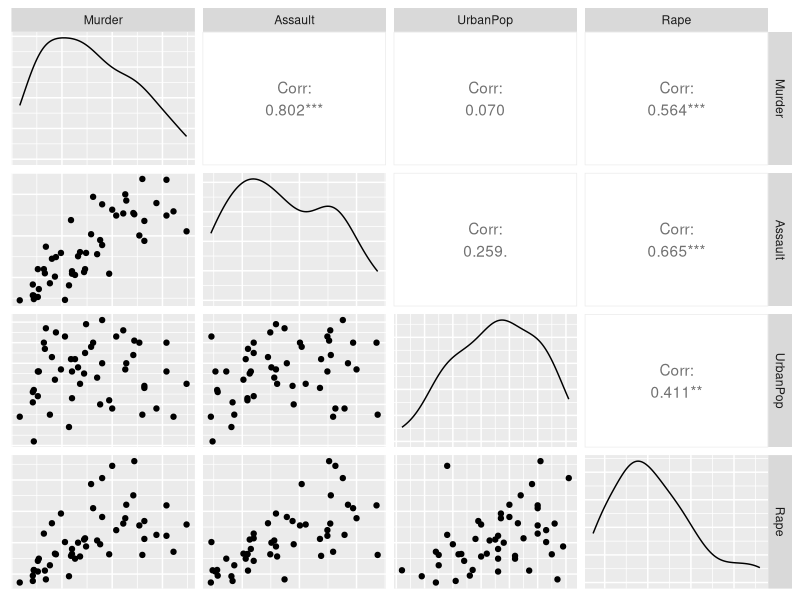
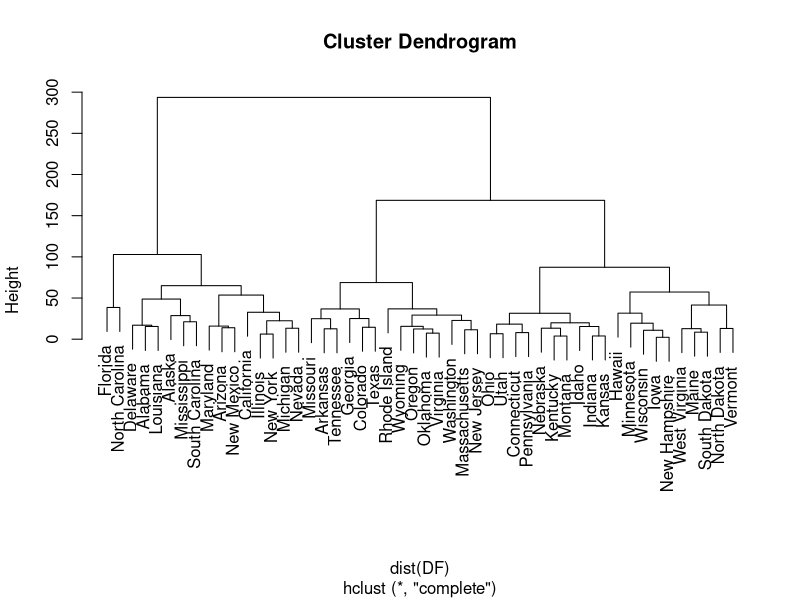
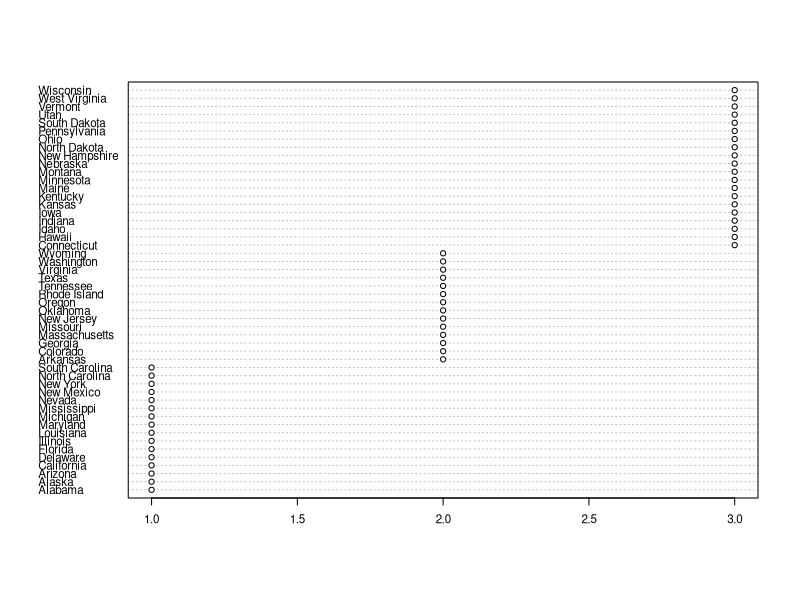
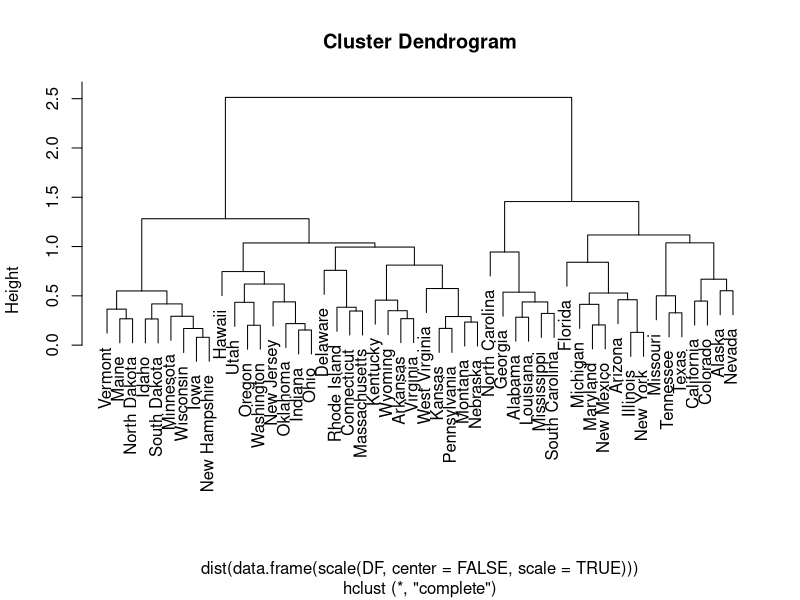
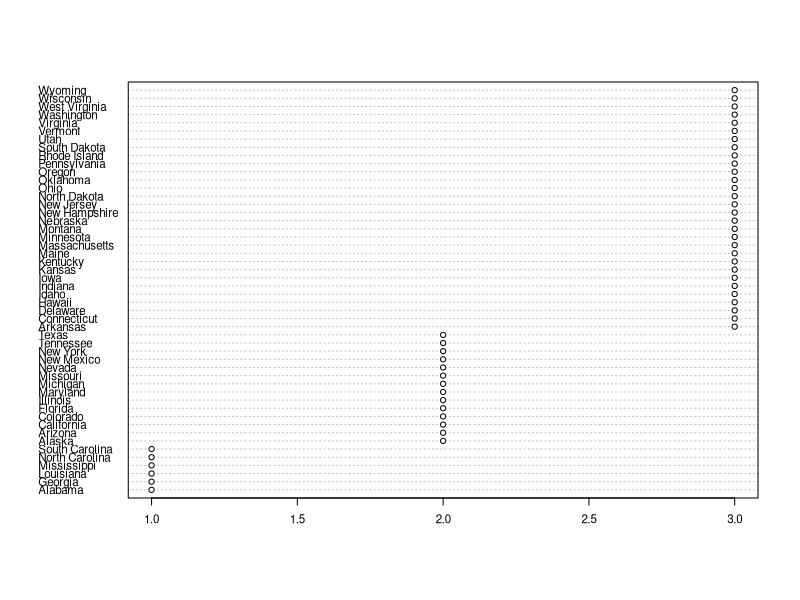
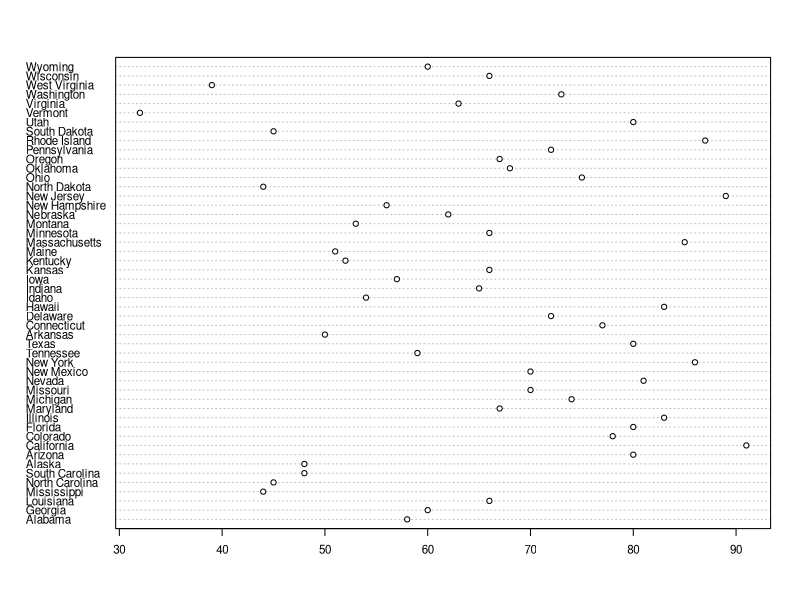

The R source for these figures, in order:
## ---- chunk 1
knitr::opts_chunk$set(echo = TRUE)
knitr::opts_chunk$set(dev = 'pdf')
knitr::opts_chunk$set(cache=TRUE)
knitr::opts_chunk$set(tidy=TRUE)
knitr::opts_chunk$set(prompt=FALSE)
knitr::opts_chunk$set(fig.height=5)
knitr::opts_chunk$set(fig.width=7)
knitr::opts_chunk$set(warning=FALSE)
knitr::opts_chunk$set(message=FALSE)
## ---- chunk 2
rm(list = ls())
set.seed(7)
## ---- chunk 3
attach(USArrests)
DF <- USArrests

library(ggplot2)
require(GGally)
ggpairs(DF) + 
  theme(axis.line=element_blank(),
        axis.text=element_blank(),
        axis.ticks=element_blank())


hc.complete =hclust (dist(DF), method ="complete")
plot(hc.complete)
## ---- chunk 4
cut.hc <- cutree (hc.complete , 3)

results.cut <- data.frame(states = rownames(DF),cluster=cut.hc,UrbanPop=DF$UrbanPop)
results.cut <- results.cut[order(results.cut$cluster),]
dotchart(results.cut$cluster,results.cut$states,cex = 0.7)
## ---- chunk 5
hc.complete.scaled =hclust (dist(data.frame(scale(DF,center = FALSE,scale = TRUE))), method ="complete")
plot(hc.complete.scaled)

cut.hc.scaled <- cutree (hc.complete.scaled , 3)

results.cut.scaled <- data.frame(states = rownames(DF),cluster=cut.hc.scaled,UrbanPop=DF$UrbanPop)
results.cut.scaled <- results.cut.scaled[order(results.cut.scaled$cluster),]
dotchart(results.cut.scaled$cluster,results.cut.scaled$states,cex = 0.7)

## ---- chunk 6
dotchart(results.cut.scaled$UrbanPop,results.cut.scaled$states,cex = 0.7)

# Non Scaled t-test for difference in urban pop between the three clusters
cluster1.urbanpop <- results.cut[results.cut$cluster==1,"UrbanPop"]

cluster2.urbanpop <- results.cut[results.cut$cluster==2,"UrbanPop"]

cluster3.urbanpop <- results.cut[results.cut$cluster==3,"UrbanPop"]

t.test(cluster1.urbanpop,cluster2.urbanpop)

t.test(cluster2.urbanpop,cluster3.urbanpop)

t.test(cluster3.urbanpop,cluster1.urbanpop)

#Scaled t-test for difference in urban pop between the three clusters
cluster1.urbanpop.scaled <- results.cut.scaled[results.cut.scaled$cluster==1,"UrbanPop"]

cluster2.urbanpop.scaled <- results.cut.scaled[results.cut.scaled$cluster==2,"UrbanPop"]

cluster3.urbanpop.scaled <- results.cut.scaled[results.cut.scaled$cluster==3,"UrbanPop"]

t.test(cluster1.urbanpop.scaled,cluster2.urbanpop.scaled)

t.test(cluster2.urbanpop.scaled,cluster3.urbanpop.scaled)

t.test(cluster3.urbanpop.scaled,cluster1.urbanpop.scaled)

